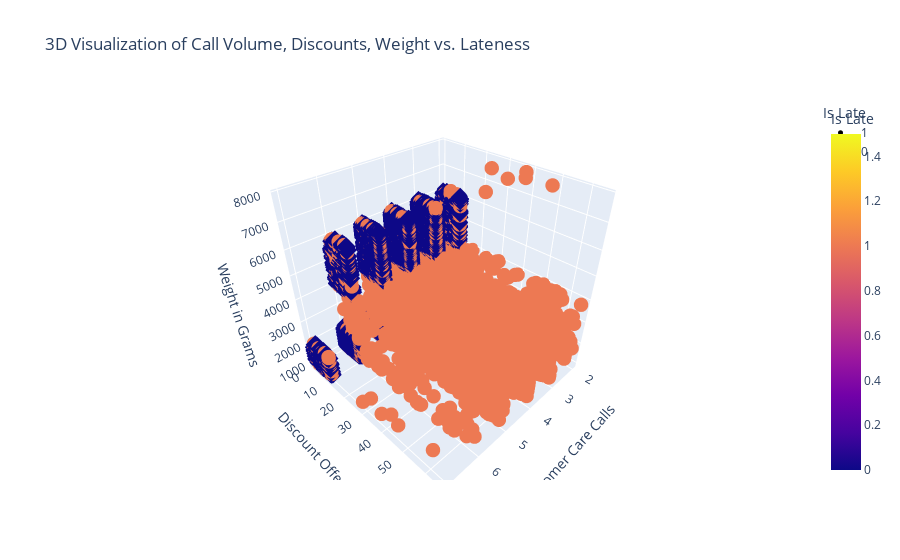

Notebook code cell kept with this figure:
### Code cell
# 3D Visualization with Plotly
fig = px.scatter_3d(df, 
                    x='Customer_care_calls', 
                    y='Discount_offered', 
                    z='Weight_in_gms',
                    color='Is Late', symbol='Is Late',
                    title='3D Visualization of Call Volume, Discounts, Weight vs. Lateness',
                    labels={"Customer_care_calls": "Customer Care Calls",
                            "Discount_offered": "Discount Offered",
                            "Weight_in_gms": "Weight in Grams"})
fig.update_traces(marker=dict(size=5))
fig.show()

### Figure 1 — Plotly figure (JSON) as saved in the notebook; plotly's stock layout.template omitted (floating-point values rounded to 4 significant figures; data arrays with more than 128 entries replaced by an {"elided": "..."} marker saying what was removed)
{"data": [{"hovertemplate": "Is Late=%{marker.color}<br>Customer Care Calls=%{x}<br>Discount Offered=%{y}<br>Weight in Grams=%{z}<extra></extra>", "legendgroup": "1", "marker": {"color": {"elided": "6563 int values"}, "coloraxis": "coloraxis", "size": 5, "symbol": "circle"}, "mode": "markers", "name": "1", "scene": "scene", "showlegend": true, "type": "scatter3d", "x": {"elided": "6563 int values"}, "y": {"elided": "6563 int values"}, "z": {"elided": "6563 int values"}}, {"hovertemplate": "Is Late=%{marker.color}<br>Customer Care Calls=%{x}<br>Discount Offered=%{y}<br>Weight in Grams=%{z}<extra></extra>", "legendgroup": "0", "marker": {"color": {"elided": "4436 int values"}, "coloraxis": "coloraxis", "size": 5, "symbol": "diamond"}, "mode": "markers", "name": "0", "scene": "scene", "showlegend": true, "type": "scatter3d", "x": {"elided": "4436 int values"}, "y": {"elided": "4436 int values"}, "z": {"elided": "4436 int values"}}], "layout": {"coloraxis": {"colorbar": {"title": {"text": "Is Late"}}, "colorscale": [[0, "#0d0887"], [0.1111, "#46039f"], [0.2222, "#7201a8"], [0.3333, "#9c179e"], [0.4444, "#bd3786"], [0.5556, "#d8576b"], [0.6667, "#ed7953"], [0.7778, "#fb9f3a"], [0.8889, "#fdca26"], [1, "#f0f921"]]}, "legend": {"title": {"text": "Is Late"}, "tracegroupgap": 0}, "scene": {"domain": {"x": [0, 1], "y": [0, 1]}, "xaxis": {"title": {"text": "Customer Care Calls"}}, "yaxis": {"title": {"text": "Discount Offered"}}, "zaxis": {"title": {"text": "Weight in Grams"}}}, "title": {"text": "3D Visualization of Call Volume, Discounts, Weight vs. Lateness"}}}
